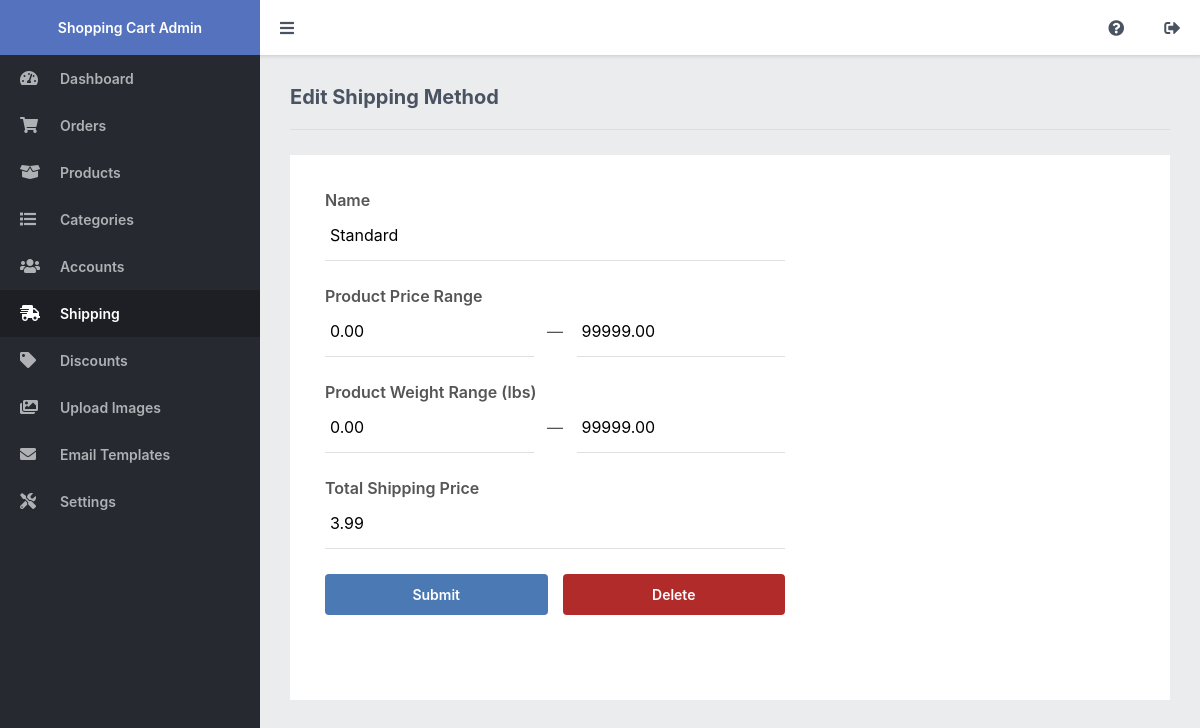
/admin/index.php?page=shipping_process&id=1 (signed in), run on the app's committed database.
### tables this page shows
CREATE TABLE IF NOT EXISTS `shipping` (
`id` int(11) NOT NULL AUTO_INCREMENT,
  `name` varchar(255) NOT NULL,
  `price_from` decimal(7,2) NOT NULL,
  `price_to` decimal(7,2) NOT NULL,
  `price` decimal(7,2) NOT NULL,
  `weight_from` decimal(7,2) NOT NULL DEFAULT '0.00',
  `weight_to` decimal(7,2) NOT NULL DEFAULT '0.00',
  PRIMARY KEY (`id`)
);

### admin/index.php (called while the page is built, shortened)
<?php
include '../functions.php';
$page = isset($_GET['page']) && file_exists($_GET['page'] . '.php') ? $_GET['page'] : 'dashboard';
include $page . '.php';
?>

### admin/shipping_process.php (the view, shortened to what this page needs)
<?php
$shipping = [
    'name' => '',
    'price_from' => '',
    'price_to' => '',
    'weight_from' => '',
    'weight_to' => '',
    'price' => ''
];
if (isset($_GET['id'])) {
    $page = 'Edit';
    $stmt = $pdo->prepare('SELECT * FROM shipping WHERE id = ?');
    $stmt->execute([ $_GET['id'] ]);
    $shipping = $stmt->fetch(PDO::FETCH_ASSOC);
}
?>
<?=template_admin_header($page . ' Shipping Method', 'shipping')?>
<h2><?=$page?> Shipping Method</h2>
<div class="content-block">
    <form action="" method="post" class="form responsive-width-100">
        <label for="name">Name</label>
        <input type="text" name="name" placeholder="Name" value="<?=$shipping['name']?>" required>
        <label for="price">Product Price Range</label>
        <div style="display:flex;margin:0;">
            <input type="number" name="price_from" placeholder="From" min="0" step=".01" value="<?=$shipping['price_from']?>" required>
            <span style="padding-top:15px">&nbsp;&nbsp;&nbsp;&mdash;&nbsp;&nbsp;&nbsp;</span>
            <input type="number" name="price_to" placeholder="To" min="0" step=".01" value="<?=$shipping['price_to']?>" required>
        </div>
        <label for="price">Product Weight Range (lbs)</label>
        <div style="display:flex;margin:0;">
            <input type="number" name="weight_from" placeholder="From" min="0" step=".01" value="<?=$shipping['weight_from']?>" required>
            <span style="padding-top:15px">&nbsp;&nbsp;&nbsp;&mdash;&nbsp;&nbsp;&nbsp;</span>
            <input type="number" name="weight_to" placeholder="To" min="0" step=".01" value="<?=$shipping['weight_to']?>" required>
        </div>
        <label for="name">Total Shipping Price</label>
        <input type="number" name="price" placeholder="3.99" min="0" step=".01" value="<?=$shipping['price']?>" required>
        <div class="submit-btns">
            <input type="submit" name="submit" value="Submit">
            <?php if ($page == 'Edit'): ?>
            <input type="submit" name="delete" value="Delete" class="delete">
            <?php endif; ?>
        </div>
    </form>
</div>
<?=template_admin_footer()?>

### admin/admin.css (style rules this page uses)
* { box-sizing: border-box; font-family: -apple-system, BlinkMacSystemFont, "segoe ui", roboto, oxygen, ubuntu, cantarell, "fira sans", "droid sans", "helvetica neue", Arial, sans-serif; font-size: 16px; -webkit-font-smoothing: antialiased; -moz-osx-font-smoothing: grayscale; }
html { height: 100%; }
body { position: relative; min-height: 100%; color: #555555; background-color: #ebeced; margin: 0; }
h1, h2, h3, h4, h5 { color: #4a5361; margin: 0; padding: 0; }
main h2 { font-size: 20px; padding-bottom: 20px; border-bottom: 1px solid #dbdddf; }
main .content-block { background-color: #fff; margin-top: 25px; padding: 15px; }
main .form { display: flex; flex-flow: column; width: 500px; padding: 20px; }
main .form input, main .form textarea, main .form select { width: 100%; padding: 15px 5px; margin-bottom: 25px; border: 0; border-bottom: 1px solid #dedfe1; }
main .form input[type="submit"] { background: #4a79b4; border: 0; color: #FFFFFF; width: 50%; padding: 12px 0; font-size: 14px; font-weight: 600; cursor: pointer; border-radius: 4px; }
main .form label { display: block; font-weight: 600; }
main .form div { margin-bottom: 25px; }
main .form .submit-btns { display: flex; }
main .form .submit-btns input:first-child { margin-right: 15px; }
main .form .submit-btns .delete { background-color: #b22b2b; }

### data on the page
shipping: name "Standard", price_from "0.00", price_to "99999.00", weight_from "0.00", weight_to "99999.00", price "3.99"

### other printed values
$page "Edit"
